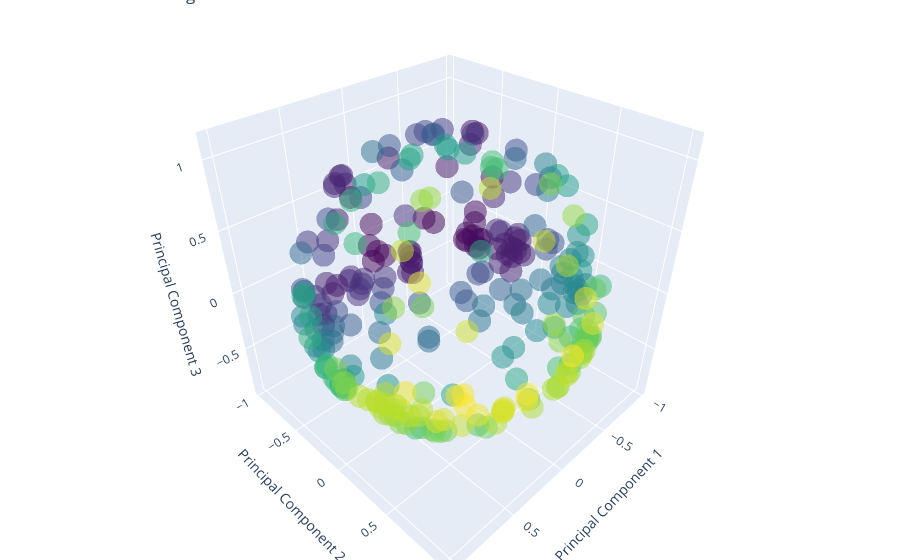

Write notebook code for a chart like this one.
### Code cell
interactive_visualization(x, labels)

### Figure 1 — Plotly figure (JSON) as saved in the notebook; plotly's stock layout.template omitted (floating-point values rounded to 4 significant figures; data arrays with more than 128 entries replaced by an {"elided": "..."} marker saying what was removed)
{"data": [{"marker": {"color": {"elided": "282 int values"}, "colorscale": [[0, "#440154"], [0.1111, "#482878"], [0.2222, "#3e4989"], [0.3333, "#31688e"], [0.4444, "#26828e"], [0.5556, "#1f9e89"], [0.6667, "#35b779"], [0.7778, "#6ece58"], [0.8889, "#b5de2b"], [1, "#fde725"]], "opacity": 0.5}, "mode": "markers", "text": "Cluster Labels", "type": "scatter3d", "x": {"elided": "282 float values"}, "y": {"elided": "282 float values"}, "z": {"elided": "282 float values"}}], "layout": {"margin": {"b": 0, "l": 0, "r": 0, "t": 0}, "scene": {"xaxis": {"title": {"text": "Principal Component 1"}}, "yaxis": {"title": {"text": "Principal Component 2"}}, "zaxis": {"title": {"text": "Principal Component 3"}}}, "title": {"text": "DBSCAN Clustering 3D Visualization"}}}
